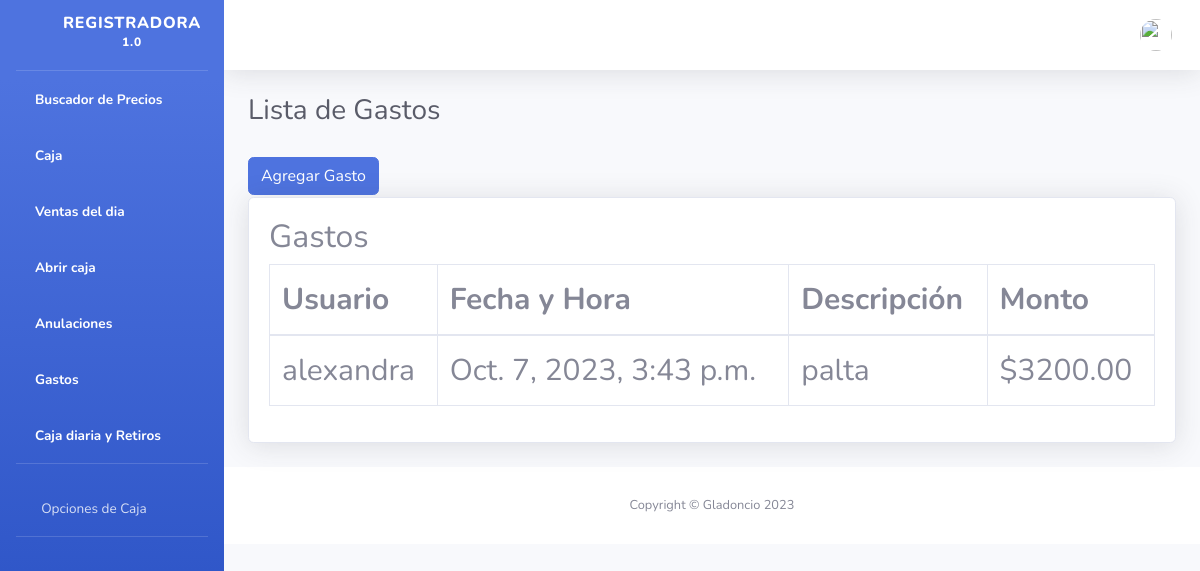
/gastos/, run on the app's committed database.
### core/models.py (models this page shows, shortened)
class GastoCaja(models.Model):
    monto = models.DecimalField(max_digits=10, decimal_places=2)
    descripcion = models.CharField(max_length=255)
    fecha_hora = models.DateTimeField(auto_now_add=True)
    usuario = models.ForeignKey(Usuario, on_delete=models.CASCADE, default=1)# Asigna un valor predeterminado (por ejemplo, 1)

class Usuario(AbstractUser):
    PERMISOS_CHOICES = (
        ('cajero', 'Cajero'),
        ('admin', 'Administrador'),
        ('bodeguero', 'Bodeguero'),
    )
    permisos = models.CharField(
        max_length=40,
        null=True,
        verbose_name="Permiso",
        default="Cajero",
        choices=PERMISOS_CHOICES,  # Asigna las opciones como choices
    )
    rut = models.CharField(max_length=40, null=True, verbose_name="Rut", default="", blank=True)
    clave_anulacion = models.CharField(max_length=20, default="", unique=True)  # Hacer la clave única

### core/views.py (the view)
# urls.py: path('gastos/', views.lista_gastos, name='lista_gastos'),
def lista_gastos(request):
    try:
        ultima_fecha_registro = RegistroTransaccion.objects.latest('fecha_ingreso').fecha_ingreso
    except RegistroTransaccion.DoesNotExist:
        ultima_fecha_registro = None
        gastos_post_ultima_transaccion = GastoCaja.objects.all()
    gastos_post_ultima_transaccion = GastoCaja.objects.filter(fecha_hora__gte=ultima_fecha_registro) if ultima_fecha_registro else None
    if ultima_fecha_registro:
        print("si")
    else:
        gastos_post_ultima_transaccion = GastoCaja.objects.all()
    ventas_post_ultima_transaccion = Venta.objects.filter(fecha_hora__gte=ultima_fecha_registro) if ultima_fecha_registro else None
    return render(request, 'lista_gastos.html', {'gastos_post_ultima_transaccion': gastos_post_ultima_transaccion, 'ventas_post_ultima_transaccion': ventas_post_ultima_transaccion})

### core/funciones.py (called while the page is built, shortened)
def verificar_actualizacion(request):
    context = {'actualizado' : "si"}
    actualizacion = ActualizacionModel.objects.first()
    return context

### core/global.py (called while the page is built)
def variables_globales(request):
    configuracion = Configuracion.objects.first()  # Suponiendo que tienes una única configuración
    context = {'configuracion' : configuracion}
    return context

### core/templates/lista_gastos.html (shortened to what this page needs)
{% extends 'base/nav.html' %}
{% block body %}
<div class="container-fluid resize-text">
    <h1 class="h3 mb-4 text-gray-800">Lista de Gastos</h1>
    <a href="{% url 'ingresar_gasto' %}" class="btn btn-primary">Agregar Gasto</a>
    <div class="row">
        <div class="col-lg-12">
            <div class="card shadow mb-4">
                <div class="card-body">
                    {% if gastos_post_ultima_transaccion %}
                    <h2>Gastos</h2>
                    <table class="table table-bordered" id="gastosTable" width="100%" cellspacing="0">
                        <thead>
                            <tr>
                                <th>Usuario</th>
                                <th>Fecha y Hora</th>
                                <th>Descripción</th>
                                <th>Monto</th>
                            </tr>
                        </thead>
                        <tbody>
                            {% for gasto in gastos_post_ultima_transaccion %}
                                <tr>
                                    <td>{{ gasto.usuario }}</td>
                                    <td>{{ gasto.fecha_hora }}</td>
                                    <td>{{ gasto.descripcion }}</td>
                                    <td>${{ gasto.monto|floatformat:2 }}</td>
                                </tr>
                            {% endfor %}
                        </tbody>
                    </table>
                    {% else %}
                    <p>No hay gastos posteriores a la última transacción.</p>
                    {% endif %}
                </div>
            </div>
        </div>
    </div>
</div>
{% include 'base/footer.html' %}
{% endblock %}

### data on the page
GastoCaja: usuario "alexandra", fecha_hora "Oct. 7, 2023, 3:43 p.m.", descripcion "palta", monto "3200.00"
